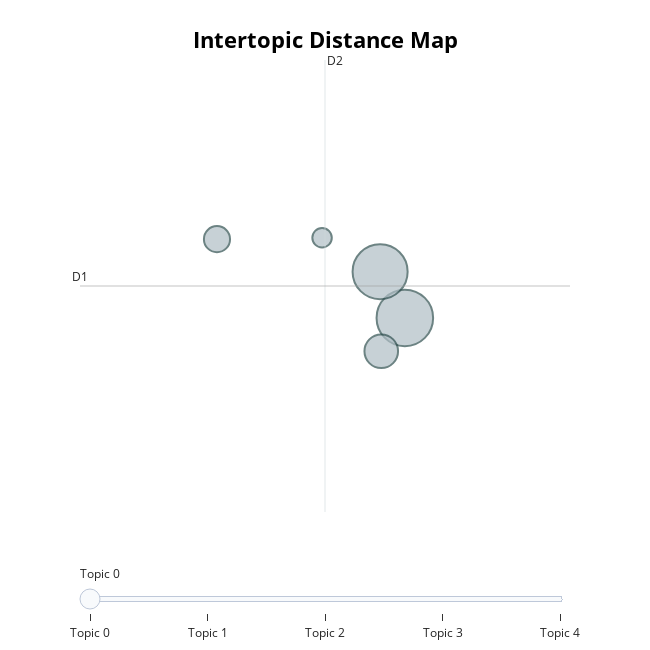

Notebook cell for this chart:
### Markdown cell above
由於房屋版（房價）在討論的議題都大同小異，因此在主題的term上有許多雷同之處。<br>
不過，還是可以大致上區分出以下幾個主題：<br>
- 主題 0：「房價數據統計與市場趨勢」主要在探討房價變動、預售市場熱度、業者觀察報告等。
- 主題 1：「雙北地區房價觀察與民眾情緒」。明顯聚焦在民生經驗與房價觀察，可能是網友留言、新聞熱點類型。
- 主題 2：「政策調控與房貸限制」。涉及金融政策、中央銀行影響力、購屋資金面困難等關鍵議題。
- 主題 3：「負面事件或地區生活成本議題」。可能指某地區高房價或空屋率新聞事件。
- 主題 4：「房產公司人物發言或機構觀點」。內容多來自媒體引述，強調「誰說了什麼」、「哪個主管指出什麼趨勢」。

### Code cell
zh_topic_model.visualize_topics()

### Figure 1 — Plotly figure (JSON) as saved in the notebook; plotly's stock layout.template omitted (floating-point values rounded to 4 significant figures)
{"data": [{"customdata": [[0, "指數 | 漲幅 | 永慶 | 預售 | 買氣", 380], [1, "新莊 | 三重 | 股票 | 大樓 | 所得", 360], [2, "房貸 | 貸款 | 管制 | 央行 | 資金", 134], [3, "機台 | 物價 | 僅剩 | 事發 | 戶戶", 81], [4, "指出 | 郭翰 | 中心 | 房產 | 提到", 45]], "hovertemplate": "<b>Topic %{customdata[0]}</b><br>%{customdata[1]}<br>Size: %{customdata[2]}", "legendgroup": "", "marker": {"color": "#B0BEC5", "line": {"color": "DarkSlateGrey", "width": 2}, "size": [380, 360, 134, 81, 45], "sizemode": "area", "sizeref": 0.2375, "symbol": "circle"}, "mode": "markers", "name": "", "orientation": "v", "showlegend": false, "type": "scatter", "x": [8.469, 8.279, 8.288, 7.024, 7.833], "xaxis": "x", "y": [22.25, 23.18, 21.57, 23.83, 23.86], "yaxis": "y"}], "layout": {"annotations": [{"showarrow": false, "text": "D1", "x": 5.971, "y": 22.89, "yshift": 10}, {"showarrow": false, "text": "D2", "x": 7.855, "xshift": 10, "y": 27.44}], "height": 650, "hoverlabel": {"bgcolor": "white", "font": {"family": "Rockwell", "size": 16}}, "legend": {"itemsizing": "constant", "tracegroupgap": 0}, "margin": {"t": 60}, "shapes": [{"line": {"color": "#CFD8DC", "width": 2}, "type": "line", "x0": 7.855, "x1": 7.855, "y0": 18.34, "y1": 27.44}, {"line": {"color": "#9E9E9E", "width": 2}, "type": "line", "x0": 5.971, "x1": 9.74, "y0": 22.89, "y1": 22.89}], "sliders": [{"active": 0, "pad": {"t": 50}, "steps": [{"args": [{"marker.color": [["red", "#B0BEC5", "#B0BEC5", "#B0BEC5", "#B0BEC5"]]}], "label": "Topic 0", "method": "update"}, {"args": [{"marker.color": [["#B0BEC5", "red", "#B0BEC5", "#B0BEC5", "#B0BEC5"]]}], "label": "Topic 1", "method": "update"}, {"args": [{"marker.color": [["#B0BEC5", "#B0BEC5", "red", "#B0BEC5", "#B0BEC5"]]}], "label": "Topic 2", "method": "update"}, {"args": [{"marker.color": [["#B0BEC5", "#B0BEC5", "#B0BEC5", "red", "#B0BEC5"]]}], "label": "Topic 3", "method": "update"}, {"args": [{"marker.color": [["#B0BEC5", "#B0BEC5", "#B0BEC5", "#B0BEC5", "red"]]}], "label": "Topic 4", "method": "update"}]}], "title": {"font": {"color": "Black", "size": 22}, "text": "<b>Intertopic Distance Map</b>", "x": 0.5, "xanchor": "center", "y": 0.95, "yanchor": "top"}, "width": 650, "xaxis": {"anchor": "y", "domain": [0, 1], "range": [5.971, 9.74], "title": {"text": ""}, "visible": false}, "yaxis": {"anchor": "x", "domain": [0, 1], "range": [18.34, 27.44], "title": {"text": ""}, "visible": false}}}
